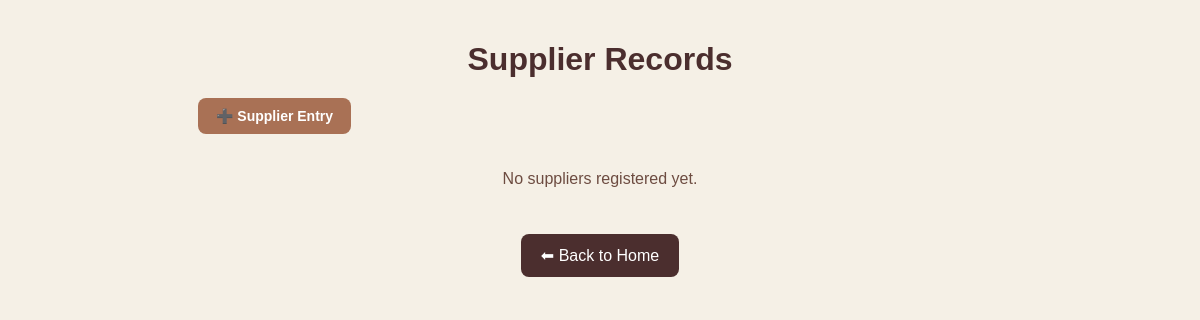
/suppliers/, run on an earlier commit of the app's database.
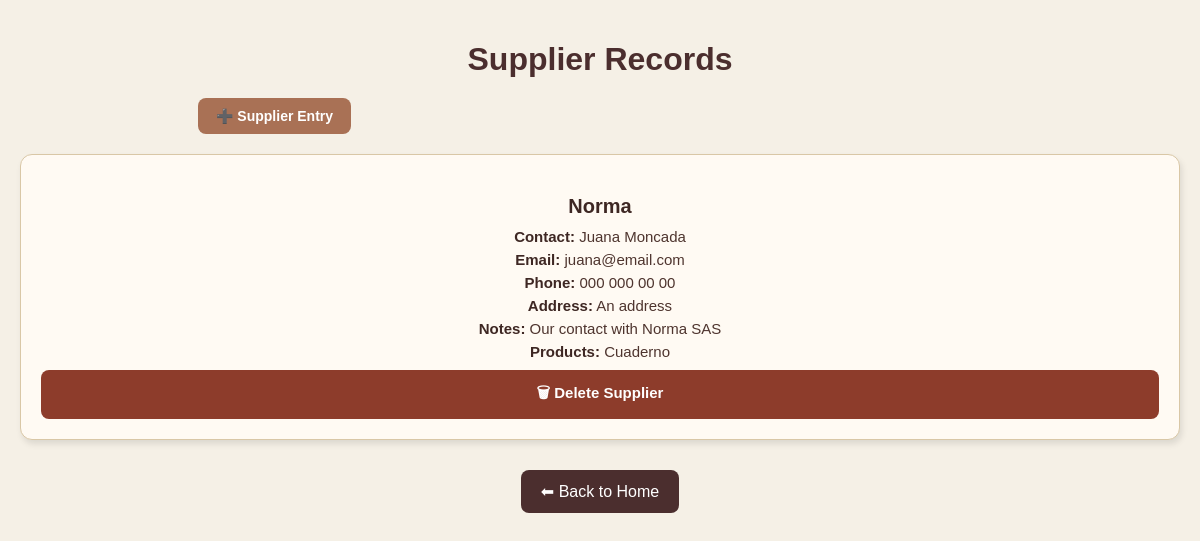
And on a later commit of the database.
### kontaG/models.py (models this page shows, shortened)
class Supplier(models.Model):
    name = models.CharField(max_length=100, unique=True)
    contact_name = models.CharField(max_length=100, blank=True, null=True)
    phone = models.CharField(max_length=20, blank=True, null=True)
    email = models.EmailField(blank=True, null=True)
    address = models.TextField(blank=True, null=True)
    notes = models.TextField(blank=True, null=True)
    products = models.ManyToManyField(Product, related_name="suppliers")

class Product(models.Model):
    CATEGORY_CHOICES = [
        ('alimentos', 'Alimentos'),
        ('utiles', 'Útiles escolares'),
        ('peluqueria', 'Peluquería'),
        ('cosmetica', 'Cosmética'),
        ('limpieza', 'Limpieza'),
    ]
    name = models.CharField(max_length=200, unique=True)
    category = models.CharField(max_length=50, choices=CATEGORY_CHOICES, blank=True, null=True)
    description = models.TextField(blank=True, null=True)
    price = models.DecimalField(max_digits=10, decimal_places=2, default=0.00)
    supplier = models.CharField(max_length=200, blank=True, null=True)
    quantity = models.PositiveIntegerField(default=0)
    image = models.ImageField(upload_to='products/', blank=True, null=True)
    expiration_date = models.DateField(blank=True, null=True)

### kontaG/views.py (the view)
# urls.py: path('suppliers/', kontaG_views.supplier_list, name='supplier_list'),
def supplier_list(request):
    suppliers = Supplier.objects.all()
    return render(request, 'supplier_list.html', {'suppliers': suppliers})

### kontaG/templates/supplier_list.html (shortened to what this page needs)
<!DOCTYPE html>
<html lang="en">
<head>
</head>
<body>
    <h1>Supplier Records</h1>
    <a href="{% url 'supplier_entry' %}" class="btn-entry">➕ Supplier Entry</a>
    <div class="suppliers-container">
        {% for supplier in suppliers %}
        <div class="card">
            <h3>{{ supplier.name }}</h3>
            <p><strong>Contact:</strong> {{ supplier.contact_name }}</p>
            <p><strong>Email:</strong> {{ supplier.email }}</p>
            <p><strong>Phone:</strong> {{ supplier.phone }}</p>
            <p><strong>Address:</strong> {{ supplier.address }}</p>
            <p><strong>Notes:</strong> {{ supplier.notes }}</p>
            <p><strong>Products:</strong>
                {% for product in supplier.products.all %}
                    {{ product.name }}{% if not forloop.last %}, {% endif %}
                {% empty %}
                    None
                {% endfor %}
            </p>
            <a href="{% url 'delete_supplier' supplier.id %}"
               class="btn btn-delete"
               onclick="return confirm('¿Seguro que quieres eliminar {{ supplier.name }}?');">
                🗑 Delete Supplier
            </a>
        </div>
        {% empty %}
        <p style="text-align:center; color:#6d4c41;">No suppliers registered yet.</p>
        {% endfor %}
    </div>
    <a href="{% url 'home' %}" class="btn-home">⬅ Back to Home</a>
</body>
</html>

What changed in the data, as far as the page shows it:
added Supplier: name "Norma", contact_name "Juana Moncada", email "juana@email.com", phone "000 000 00 00", address "An address", notes "Our contact with Norma SAS"
now on this page (row unchanged): Product: name "Cuaderno"
Also different on the page:
text no longer shown: "No suppliers registered yet."
